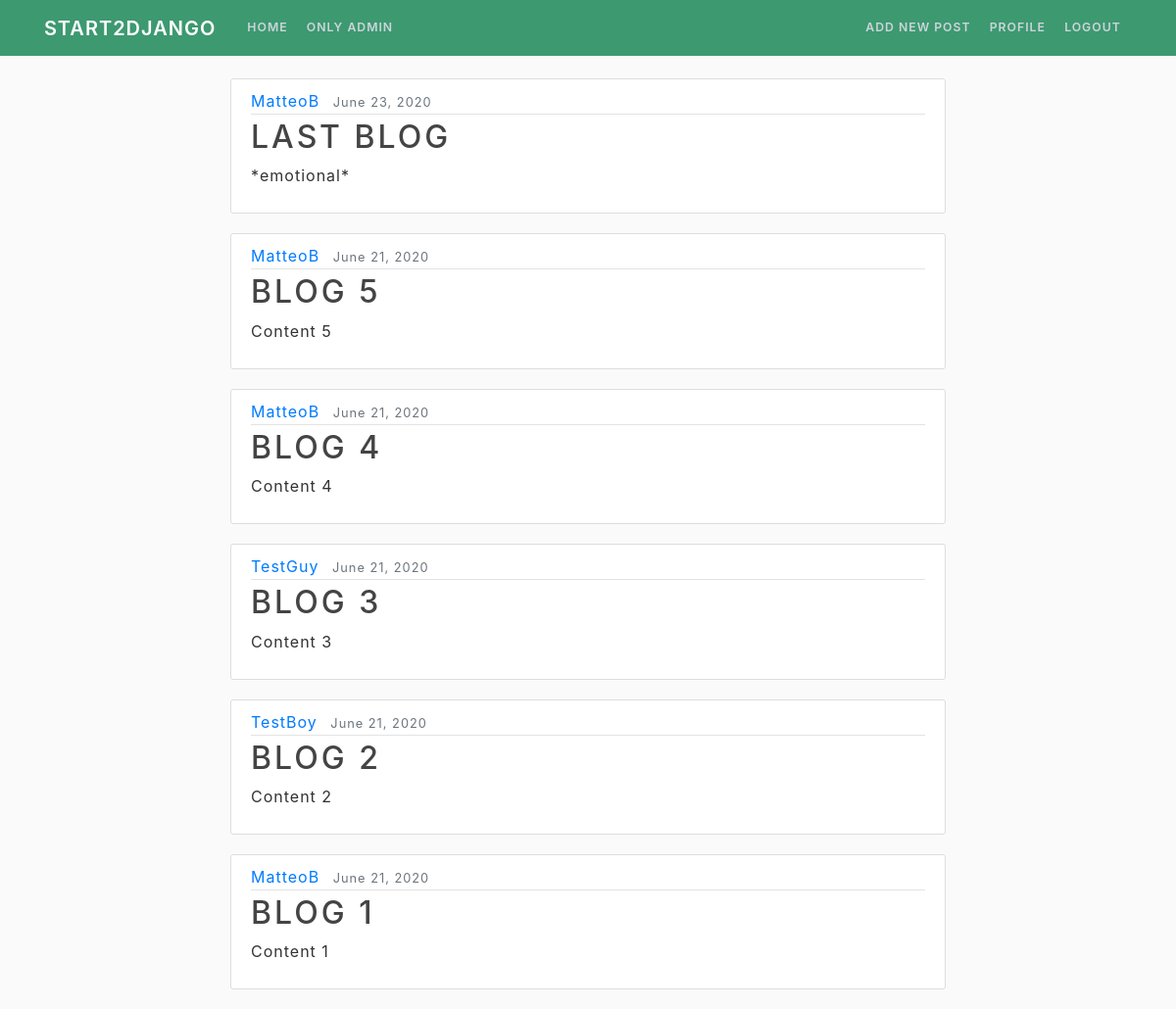
The app's page / (signed in) with its own data.
### blog/models.py (models this page shows, shortened)
class Post(models.Model):
    title = models.CharField(max_length=100)
    content = models.TextField()
    date_posted = models.DateTimeField(default=timezone.now)
    author = models.ForeignKey(User, on_delete=models.CASCADE)
    hash = models.CharField(max_length=32, default=None,blank=True ,null=True)
    txId = models.CharField(max_length=66, default=None, blank=True,null=True)

### blog/views.py (the view, shortened to what this page needs)
# urls.py: path('', PostListView.as_view(), name='blog-home'),
class PostListView(LoginRequiredMixin, ListView):
    model = Post
    template_name = 'blog/home.html'
    context_object_name = 'posts' #context
    ordering = ['-date_posted']
    def get_context_data(self, **kwargs):
        if not self.request.session.get('LastIP'):
            self.request.session['LastIP'] = ''
        x_forwarded_for = self.request.META.get('HTTP_X_FORWARDED_FOR')
        context = super().get_context_data(**kwargs)
        if x_forwarded_for:
            if self.request.session['LastIP'] == '':
                context['is_Same'] = True
            else:
                ip = self.request.META.get('REMOTE_ADDR')
                is_Same = self.request.session['LastIP'] == ip
                self.request.session['LastIP'] = ip
                context['is_Same'] = is_Same
        else:
            print(self.request.session.get('LastIP'))
            if self.request.session['LastIP'] == '':
                context['is_Same'] = True
        return context

### blog/templates/blog/home.html (shortened to what this page needs)
{% extends "blog/base.html" %}
{% block content %}
    {% for post in posts %}
        <article class="media content-section">
          <div class="media-body">
            <div class="article-metadata">
              <a class="mr-2" href="{% url 'profile' user.id%}">{{ post.author }}</a>
              <small class="text-muted">{{ post.date_posted|date:"F d, Y" }}</small>
            </div>
            <h2><a class="article-title" href="{% url 'post-detail' post.id %}">{{ post.title }}</a></h2>
            <p class="article-content">{{ post.content }}</p>
          </div>
        </article>
    {% endfor %}
{% endblock content %}

### blog/templates/blog/base.html (shortened to what this page needs)
{% load static %}
<!DOCTYPE html>
<html>
<head>
    <link href="https://stackpath.bootstrapcdn.com/bootswatch/4.5.0/lux/bootstrap.min.css" rel="stylesheet">
    <link rel="stylesheet" href="https://maxcdn.bootstrapcdn.com/bootstrap/4.0.0/css/bootstrap.min.css">
    <link rel="stylesheet" type="text/css" href="{% static 'blog/main.css' %}">
</head>
<body>
    <header class="site-header">
      <nav class="navbar navbar-expand-md navbar-dark bg-steel fixed-top">
        <div class="container ">
          <a class="navbar-brand mr-4" href="{% url 'blog-home' %}">Start2Django</a>
          <div class="collapse navbar-collapse" id="navbarToggle">
            <div class="navbar-nav mr-auto">
              <a class="nav-item nav-link" href="{% url 'blog-home' %}">Home</a>
              <a class="nav-item nav-link" href="{% url 'blog-admin' %}">Only Admin</a>
            </div>
            <div class="navbar-nav">
                {% if user.is_authenticated %}
                    <a class="nav-item nav-link" href="{% url 'post-create' %}">Add new post</a>
                    <a class="nav-item nav-link" href="{% url 'profile' user.id%}">Profile</a>
                    <a class="nav-item nav-link" href="{% url 'logout' %}">Logout</a>
                {% else %}
                  <a class="nav-item nav-link" href="{% url 'login' %}">Login</a>
                  <a class="nav-item nav-link" href="{% url 'register' %}">Register</a>
                {% endif %}
            </div>
          </div>
        </div>
      </nav>
    </header>
    <main role="main" class="container">
      <div class="row d-flex justify-content-center">
        <div class="col-md-8">
            {% block content %}{% endblock %}
      </div>
    </main>
</body>
</html>

### blog/static/blog/main.css (style rules this page uses)
body { background: #fafafa; color: #333333; margin-top: 5rem; }
h1, h2, h3, h4, h5, h6 { color: #444444; }
.bg-steel { background-color: #3D9970; }
.site-header .navbar-nav .nav-link { color: #cbd5db; }
.content-section { background: #ffffff; padding: 10px 20px; border: 1px solid #dddddd; border-radius: 3px; margin-bottom: 20px; }
.article-title { color: #444444; }
.article-content { white-space: pre-line; }
.article-metadata { padding-bottom: 1px; margin-bottom: 4px; border-bottom: 1px solid #e3e3e3 }
.nav-item { margin-right: .2rem; }

### records on screen
Post: author "MatteoB", date_posted "June 23, 2020", title "LAST BLOG", content "*emotional*"
Post: author "MatteoB", date_posted "June 21, 2020", title "BLOG 5", content "Content 5"
Post: author "MatteoB", date_posted "June 21, 2020", title "BLOG 4", content "Content 4"
Post: author "TestGuy", date_posted "June 21, 2020", title "BLOG 3", content "Content 3"
Post: author "TestBoy", date_posted "June 21, 2020", title "BLOG 2", content "Content 2"
Post: author "MatteoB", date_posted "June 21, 2020", title "BLOG 1", content "Content 1"
